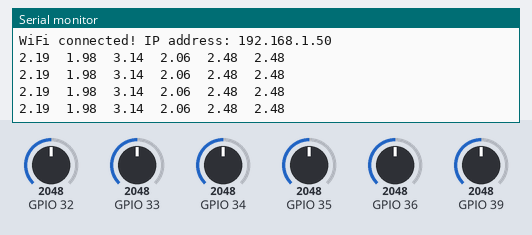
The sketch below on a simulated ESP32. On the bench: the last lines printed to the serial monitor. The inputs (shaded band) are chosen by the test bench; at power-on: GPIO 32 = 2048, GPIO 33 = 2048, GPIO 34 = 2048, GPIO 35 = 2048, GPIO 39 = 2048, GPIO 36 = 2048. WiFi joins after 1.5 s; servers stay silent unless stated.

Above: at 2.4 s.
2.5 s: GPIO 32 set to 2866
At 2.77 s:
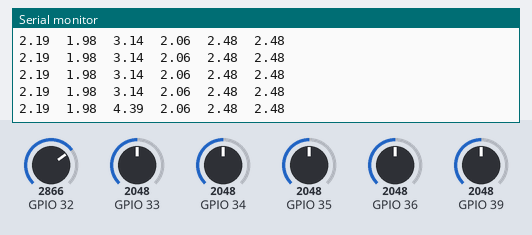
4.0 s: GPIO 33 set to 2866
At 4.18 s:
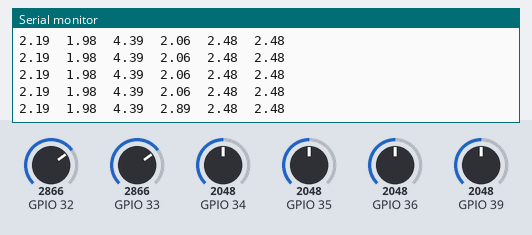
5.5 s: GPIO 34 set to 2866
At 5.59 s:
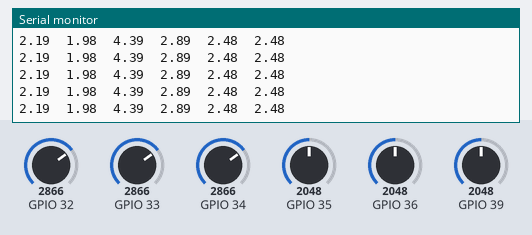
7.0 s: GPIO 35 set to 2866
At 7.0 s:
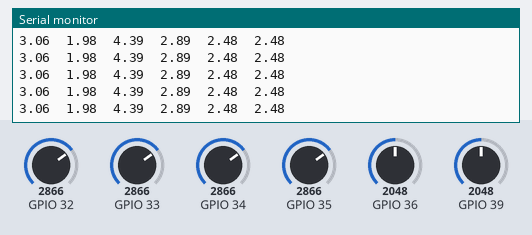
8.5 s: GPIO 39 set to 2866
At 8.61 s:
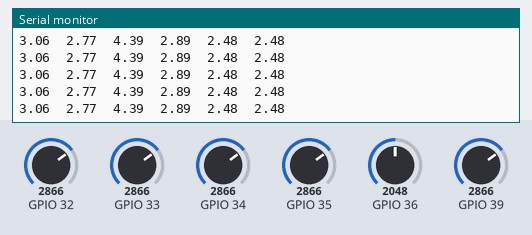
10.0 s: GPIO 32 set to 3972
At 10.02 s:
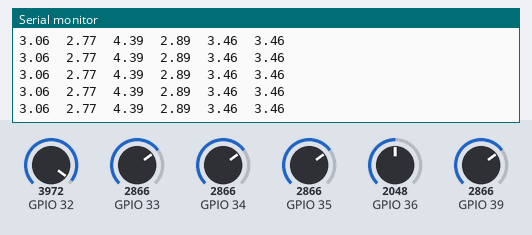
Timing chart, 0 to 12.5 s (numbered marks = the images above; inputs shaded):
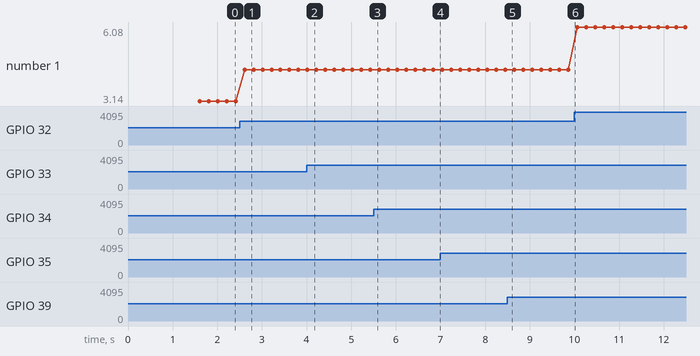

Measured:
- after the input at 2.5 s, the serial monitor: prints a new line after 0.11 s (image 1)
- after the input at 4.0 s, the serial monitor: prints a new line at once (image 2)
- plotted number 1: 3.14 → 4.39 after the input at 2.5 s, 4.39 → 6.08 after the input at 10.0 s

The sketch:

MtbAssistant.ino
```cpp
#include <WiFi.h>
#include <WiFiUdp.h>
#include <time.h>

WiFiUDP udp;

// configuration variables for nnetwork and udp
const char* SSID = "MtbAssistant"; //  your network SSID (name)
const char* WiFiPassword = "436bc93d961f";    // your network password (use for WPA, or use as key for WEP)
const char* IP = "255.255.255.255";   //ip address of mobile phone with sim card

const int udpPort = 18600;  // udp port
//Are we currently connected?
boolean connected = false;


void setup() {
  //Initialize serial and wait for port to open:
  Serial.begin(115200);
  WiFi.mode(WIFI_STA);
  //Connect to the WiFi network
  connectToWiFi(SSID, WiFiPassword);

  pinMode(A6, INPUT);
  pinMode(A7, INPUT);
  pinMode(A4, INPUT);
  pinMode(A5, INPUT);
  pinMode(A0, INPUT);
  pinMode(A3, INPUT);
}

void loop() {
  if (connected) {
    char  sensorValues[80] = "";
    float vout = 0;
    for (int thisSensor = 0; thisSensor < 6; thisSensor++) {
      int sensorReading = 0;
      float vout;
      switch (thisSensor) {
        case 0:
          sensorReading = analogRead(A6);
          vout = (sensorReading * 3.3) / 4095;
          vout = vout * 1.325;
          break;
        case 1:
          sensorReading = analogRead(A7);
          vout = (sensorReading * 3.3) / 4095;
          vout = vout * 1.2;
          break;
        case 2:
          sensorReading = analogRead(A4);
          vout = (sensorReading * 3.3) / 4095;
          vout = vout * 1.9;
          break;
        case 3:
          sensorReading = analogRead(A5);
          vout = (sensorReading * 3.3) / 4095;
          vout = vout * 1.25;
          break;
        case 4:
          sensorReading = analogRead(A0);
          vout = (sensorReading * 3.3) / 4095;
          vout = vout * 1.5;
        case 5:
          sensorReading = analogRead(A3);
          vout = (sensorReading * 3.3) / 4095;
          vout = vout * 1.5;
          break;
        default:
          break;
      }
      Serial.print(vout);
      if (thisSensor != 5) {
        Serial.print('\t');
      } else {
        Serial.print('\n');
      }

      String forceValue = String(vout, 2);
      String helper = ",";
      strcat(sensorValues, forceValue.c_str());
      if (thisSensor != 5) {
        strcat(sensorValues, helper.c_str());
      }
    }
    // send a reply, to the IP address and port that sent us the packet we received
    udp.beginPacket(IP, udpPort);
    udp.printf(sensorValues);
    udp.endPacket();
  }
  delay(200);
}

void connectToWiFi(const char * ssid, const char * pwd) {
  Serial.println("Connecting to WiFi network: " + String(ssid));
  // delete old config
  WiFi.disconnect(true);
  //register event handler
  WiFi.onEvent(WiFiEvent);
  //Initiate connection
  WiFi.begin(ssid, pwd);
  Serial.println("Waiting for WIFI connection...");
}

//wifi event handler
void WiFiEvent(WiFiEvent_t event) {
  switch (event) {
    case SYSTEM_EVENT_STA_GOT_IP:
      //When connected set
      Serial.print("WiFi connected! IP address: ");
      Serial.println(WiFi.localIP());
      //initializes the UDP state
      //This initializes the transfer buffer
      udp.begin(WiFi.localIP(), udpPort);
      connected = true;
      break;
    case SYSTEM_EVENT_STA_DISCONNECTED:
      Serial.println("WiFi lost connection");
      connected = false;
      break;
    default: break;
  }
}
```
